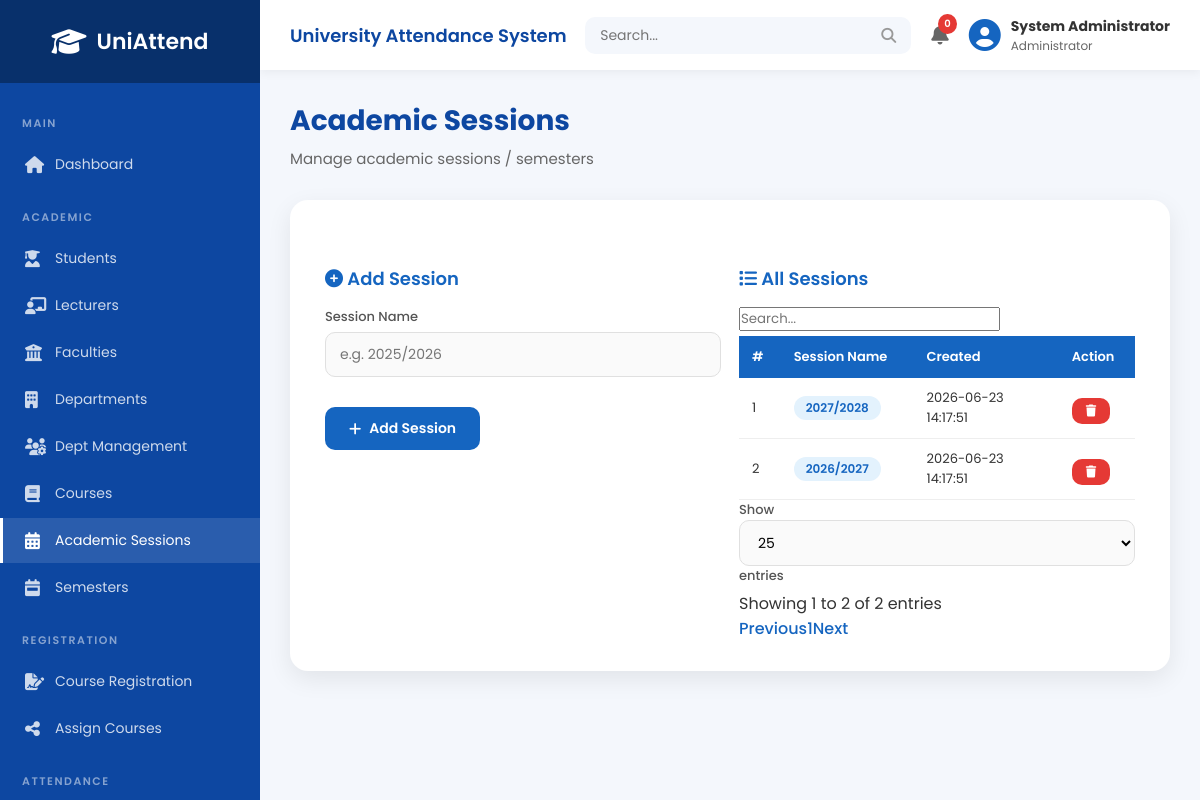
The app's page /admin/academic_sessions.php (signed in) with its own data.
### tables this page shows
CREATE TABLE `academic_sessions` (
  `id` int(11) NOT NULL,
  `session_name` varchar(20) NOT NULL,
  `created_at` timestamp NOT NULL DEFAULT current_timestamp()
);

### admin/academic_sessions.php (the view, shortened to what this page needs)
<?php
require_once __DIR__ . '/../php/db_connect.php';
$sessions = mysqli_query($conn, "SELECT * FROM academic_sessions ORDER BY id DESC");
include "includes/header.php";
include "includes/sidebar.php";
include "includes/navbar.php";
?>
<div class="main-content">
<div class="page-title"><h1>Academic Sessions</h1><p>Manage academic sessions / semesters</p></div>
<div class="form-box">
<div class="form-row">
<form method="POST">
<h3><i class="fas fa-plus-circle"></i> Add Session</h3>
<label>Session Name</label>
<input type="text" name="session_name" placeholder="e.g. 2025/2026" required>
<br><br>
<button type="submit" name="add_session" class="btn btn-primary"><i class="fas fa-plus"></i> Add Session</button>
</form>
<div>
<h3><i class="fas fa-list"></i> All Sessions</h3>
<div class="table-wrap">
<table class="datatable">
<thead><tr><th>#</th><th>Session Name</th><th>Created</th><th>Action</th></tr></thead>
<tbody>
<?php $i=1; while ($s = mysqli_fetch_assoc($sessions)) { ?>
<tr>
<td><?php echo $i++; ?></td>
<td><span class="badge badge-info"><?php echo $s['session_name']; ?></span></td>
<td><?php echo $s['created_at']; ?></td>
<td>
<form method="POST" style="display:inline;">
<button type="submit" name="delete_session" class="btn btn-danger btn-sm btn-delete" data-item="this session"><i class="fas fa-trash"></i></button>
</form>
</td>
</tr>
<?php } ?>
</tbody>
</table>
</div>
</div>
</div>
</div>
</div>
<?php include "includes/footer.php"; ?>

### admin/assets/css/style.css (style rules this page uses)
:root { --primary: #1565c0; --primary-dark: #0d47a1; --primary-light: #42a5f5; --sidebar-bg: #0d47a1; --sidebar-dark: #08306b; --success: #4caf50; --success-bg: #e8f5e9; --success-text: #2e7d32; --danger: #e53935; --danger-bg: #ffebee; --danger-text: #c62828; --warning: #fb8c00; --warning-bg: #fff3e0; --warning-text: #e65100; --info: #2196f3; --info-bg: #e3f2fd; --info-text: #1565c0; --purple: #8e24aa; --dark: #37474f; --bg: #f4f7fc; --card-bg: #ffffff; --text: #333; --text-light: #666; --border: #e0e0e0; --radius: 18px; --radius-sm: 10px; --shadow: 0 8px 25px rgba(0,0,0,.08); --shadow-hover: 0 12px 35px rgba(0,0,0,.12); --transition: .3s; }
* { margin:0; padding:0; box-sizing:border-box; font-family:'Poppins',sans-serif; }
body { background:var(--bg); color:var(--text); min-height:100vh; }
.main-content { margin-left:260px; padding:30px; width:calc(100% - 260px); }
.page-title { margin-bottom:25px; }
.page-title h1 { font-size:28px; font-weight:700; color:var(--primary-dark); }
.page-title p { margin-top:5px; color:var(--text-light); font-size:15px; }
.form-box { max-width:1100px; margin:30px auto; background:var(--card-bg); padding:30px 35px; border-radius:var(--radius); box-shadow:var(--shadow); }
.form-box h3 { font-size:18px; font-weight:600; color:var(--primary); margin:25px 0 15px; padding-top:10px; }
.form-box label { display:block; font-weight:500; font-size:13px; color:#555; margin-bottom:5px; }
.form-box input[type="text"], .form-box input[type="email"], .form-box input[type="password"], .form-box input[type="number"], .form-box input[type="date"], .form-box input[type="tel"], .form-box select { width:100%; padding:11px 14px; border:1.5px solid var(--border); border-radius:var(--radius-sm); font-size:14px; outline:none; transition:var(--transition); background:#fafafa; }
.form-row { display:grid; grid-template-columns:1fr 1fr; gap:18px; }
.btn { display:inline-flex; align-items:center; gap:8px; padding:11px 24px; border:none; border-radius:var(--radius-sm); font-size:14px; font-weight:600; cursor:pointer; transition:var(--transition); text-decoration:none; }
.btn-primary { background:var(--primary); color:#fff; }
.btn-danger { background:var(--danger); color:#fff; }
.btn-sm { padding:7px 14px; font-size:12px; }
.form-box .btn { margin-top:5px; }
.table-wrap { overflow-x:auto; margin-top:15px; }
.form-box table, .dashboard-box table { width:100%; border-collapse:collapse; font-size:13px; }
.form-box table th, .dashboard-box table th { background:var(--primary); color:#fff; padding:11px 13px; text-align:left; font-weight:600; white-space:nowrap; }
.form-box table td, .dashboard-box table td { padding:10px 13px; border-bottom:1px solid #eee; vertical-align:middle; }
.badge { display:inline-block; padding:3px 12px; border-radius:20px; font-size:12px; font-weight:600; text-align:center; }
.badge-info { background:var(--info-bg); color:var(--info-text); }
.fade-in { animation:fadeIn .4s ease; }

### records on screen
academic_sessions: session_name "2027/2028", created_at "2026-06-23 14:17:51"
academic_sessions: session_name "2026/2027", created_at "2026-06-23 14:17:51"

### other values on screen
$_SESSION['fullname'] "System Administrator"
